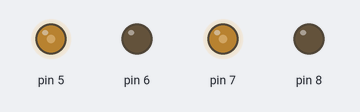
This sketch was run on a simulated Arduino Mega 2560, built with avr-gcc and run on an emulated ATmega2560. Shown: output pins drawn as LEDs (lit = HIGH).

Above: at 0.05 s.
At 9.95 s:
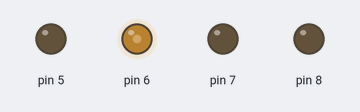
At 14.95 s:
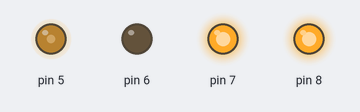
At 19.95 s:
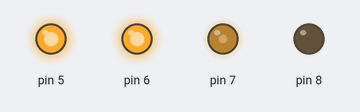
Timing chart, 0 to 26.0 s (numbered marks = the images above):
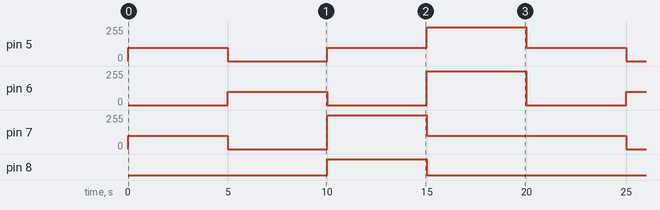

The sketch:

Movement_h.ino
```cpp
class Movement
{
  int forward1,forward2,backward1,backward2;
  int enable1,enable2;
public:
  Movement(int a,int b,int c,int d)
  {
    forward1 = a;
    backward1 = b;
    forward2 = c;
    backward2 = d;
    enable1 = true;
    enable2=true;
    pinMode(a,OUTPUT);
    pinMode(b,OUTPUT);
    pinMode(c,OUTPUT);
    pinMode(d,OUTPUT);
  }
  void turnLeft(int s)
  {
    digitalWrite(forward1,HIGH);
    digitalWrite(backward1,HIGH);
    analogWrite(forward2,s);
    digitalWrite(backward2,LOW);
  }
  void turnRight(int s)
  {
    digitalWrite(forward2,HIGH);
    digitalWrite(backward2,HIGH);
    analogWrite(forward1,s);
    digitalWrite(backward1,LOW);
  }
  void goForward(int s)
  {
    analogWrite(forward1,s);
    analogWrite(forward2,s);
    digitalWrite(backward1,LOW);
    digitalWrite(backward2,LOW);
  }
  void goBackward(int s)
  {
    digitalWrite(forward1,LOW);
    digitalWrite(forward2,LOW);
    analogWrite(backward1,s);
    analogWrite(backward1,s);
  }
};

Movement m(5,6,7,8);
void setup()
{
  digitalWrite(22,HIGH);
  digitalWrite(24,HIGH);
}
void loop()
{
  m.goForward(100);
  delay(5000);
  m.goBackward(100);
  delay(5000);
  m.turnRight(100);
  delay(5000);
  m.turnLeft(100);
  delay(5000);
}
```

Measured:
- by itself, pin 5: repeats every 20.0 s: 0/255 5.0 s, 100/255 5.0 s, 255/255 5.0 s, 100/255 5.0 s
- by itself, pin 6: repeats every 20.0 s: 0/255 5.0 s, 255/255 5.0 s, 0/255 5.0 s, 100/255 5.0 s
- by itself, pin 7: repeats every 20.0 s: 0/255 5.0 s, 255/255 5.0 s, 100/255 10.0 s
- by itself, pin 8: alternates HIGH for 5.0 s and LOW for 15.0 s
